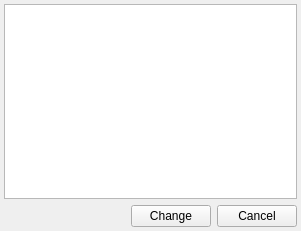
<?xml version="1.0" encoding="UTF-8"?>
<ui version="4.0">
 <class>topicConfigDialogClass</class>
 <widget class="QWidget" name="topicConfigDialogClass">
  <property name="geometry">
   <rect>
    <x>0</x>
    <y>0</y>
    <width>301</width>
    <height>231</height>
   </rect>
  </property>
  <property name="windowTitle">
   <string>Change topic</string>
  </property>
  <layout class="QGridLayout" name="gridLayout">
   <property name="margin">
    <number>4</number>
   </property>
   <item row="0" column="0">
    <widget class="QPlainTextEdit" name="topicEdit"/>
   </item>
   <item row="1" column="0">
    <layout class="QHBoxLayout" name="horizontalLayout">
     <item>
      <spacer name="horizontalSpacer">
       <property name="orientation">
        <enum>Qt::Horizontal</enum>
       </property>
       <property name="sizeHint" stdset="0">
        <size>
         <width>40</width>
         <height>20</height>
        </size>
       </property>
      </spacer>
     </item>
     <item>
      <widget class="QPushButton" name="changeButton">
       <property name="text">
        <string>Change</string>
       </property>
      </widget>
     </item>
     <item>
      <widget class="QPushButton" name="cancelButton">
       <property name="text">
        <string>Cancel</string>
       </property>
      </widget>
     </item>
    </layout>
   </item>
  </layout>
 </widget>
 <resources/>
 <connections>
  <connection>
   <sender>changeButton</sender>
   <signal>clicked()</signal>
   <receiver>topicConfigDialogClass</receiver>
   <slot>accept()</slot>
   <hints>
    <hint type="sourcelabel">
     <x>20</x>
     <y>20</y>
    </hint>
    <hint type="destinationlabel">
     <x>20</x>
     <y>20</y>
    </hint>
   </hints>
  </connection>
  <connection>
   <sender>cancelButton</sender>
   <signal>clicked()</signal>
   <receiver>topicConfigDialogClass</receiver>
   <slot>close()</slot>
   <hints>
    <hint type="sourcelabel">
     <x>146</x>
     <y>180</y>
    </hint>
    <hint type="destinationlabel">
     <x>146</x>
     <y>99</y>
    </hint>
   </hints>
  </connection>
 </connections>
</ui>
